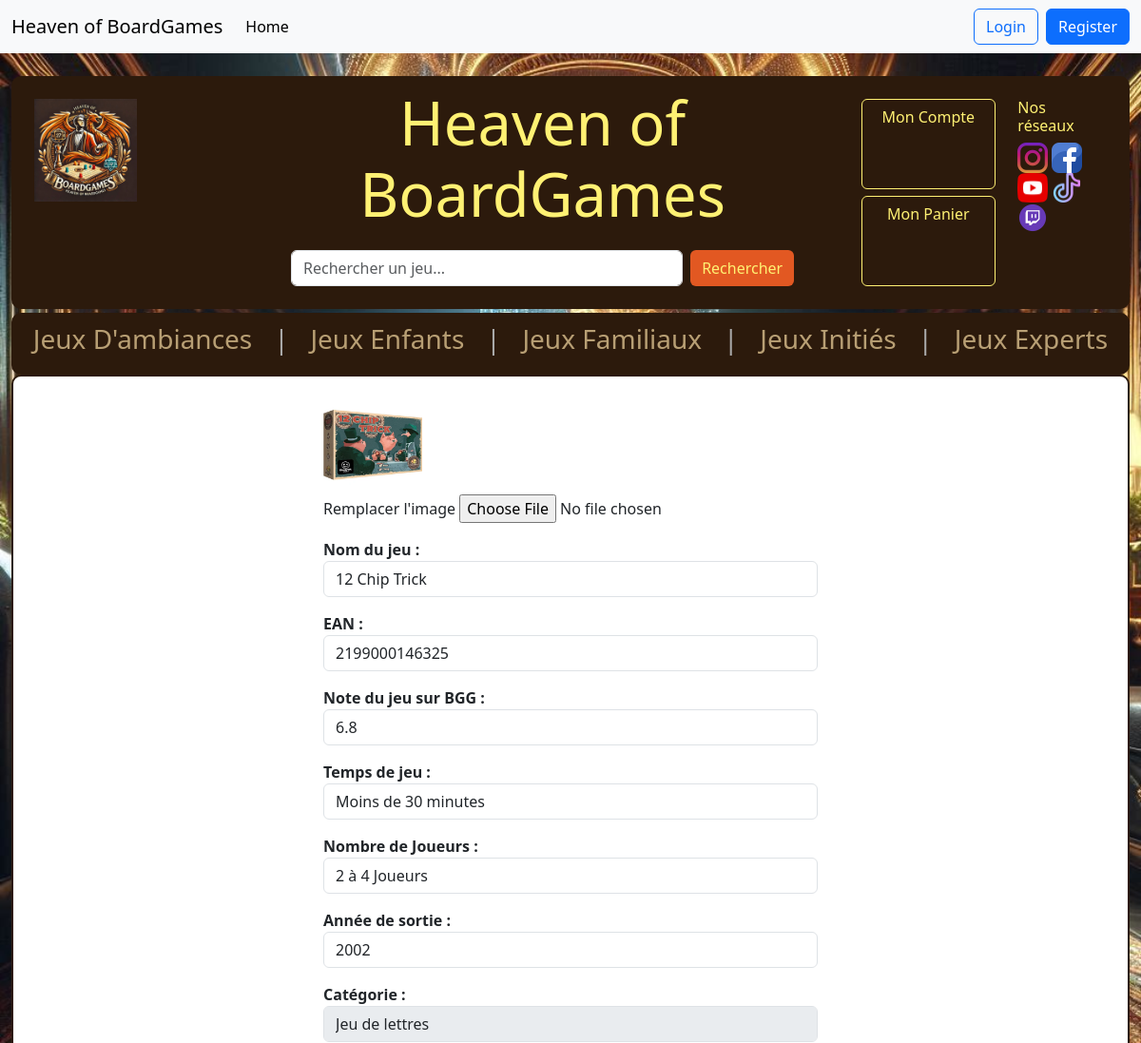
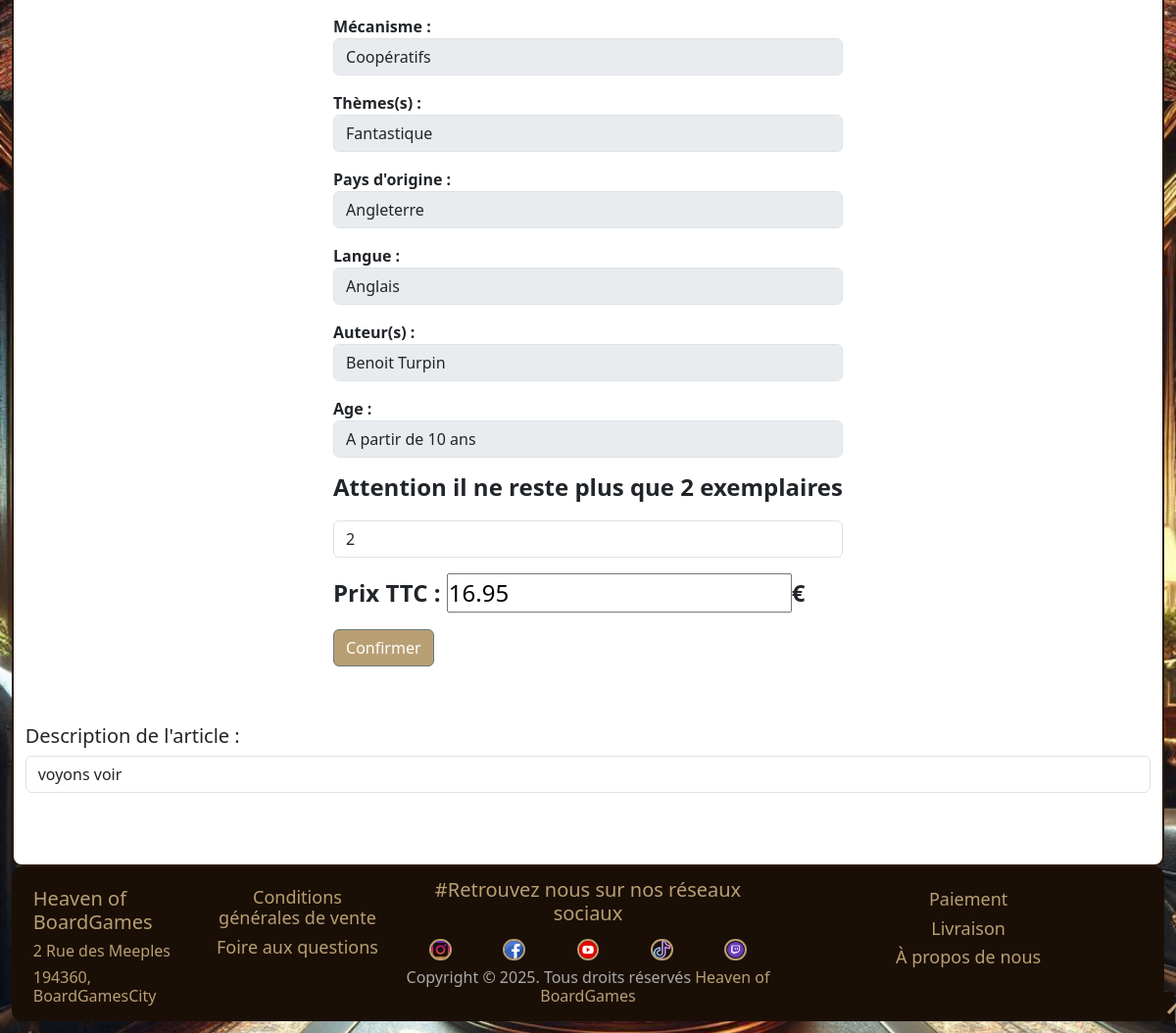
/edit.php?id=11, run on the app's committed database (2 pictures, top to bottom).
### tables this page shows
CREATE TABLE `jeu` (
  `jeu_id` int(11) NOT NULL,
  `jeu_nom` varchar(50) NOT NULL,
  `jeu_img` varchar(500) NOT NULL,
  `jeu_prix` decimal(15,2) NOT NULL,
  `jeu_EAN` varchar(50) NOT NULL,
  `jeu_dte_creation` int(4) NOT NULL,
  `jeu_nb_joueurs` varchar(50) NOT NULL,
  `jeu_description` varchar(2500) NOT NULL,
  `jeu_temps` varchar(50) NOT NULL,
  `jeu_qte_stc` int(11) NOT NULL,
  `jeu_note` decimal(2,1) DEFAULT NULL,
  `edit_id` int(11) NOT NULL,
  `pays_id` int(11) NOT NULL,
  `ctg_id` int(11) NOT NULL,
  `age_id` int(11) NOT NULL,
  `m_id` int(11) NOT NULL
);

CREATE TABLE `categories` (
  `ctg_id` int(11) NOT NULL,
  `ctg_nom` varchar(50) NOT NULL
);

CREATE TABLE `mecanisme` (
  `m_id` int(11) NOT NULL,
  `m_nom` varchar(50) NOT NULL
);

CREATE TABLE `pays` (
  `pays_id` int(11) NOT NULL,
  `pays_nom` varchar(50) NOT NULL
);

CREATE TABLE `langues` (
  `l_id` int(11) NOT NULL,
  `l_nom` varchar(50) NOT NULL
);

CREATE TABLE `auteurs` (
  `a_id` int(11) NOT NULL,
  `a_nom` varchar(50) NOT NULL
);

CREATE TABLE `age` (
  `age_id` int(11) NOT NULL,
  `age_nom` varchar(50) NOT NULL
);

### edit.php (the view, shortened to what this page needs)
<!DOCTYPE html>
<html lang="fr">
<head>
    <link href="https://cdn.jsdelivr.net/npm/bootstrap@5.3.3/dist/css/bootstrap.min.css" rel="stylesheet">
    <link rel="stylesheet" href="style/style.css">
</head>
<body>
    <?php include './includes/header.php' ?>
    <main>
        <?php
        if (isset($_GET['id']) && !empty($_GET['id'])) {
            $id = $_GET['id'];
            $sql = "SELECT j.jeu_id,
        j.jeu_nom AS Nom,
        j.jeu_img AS Photo,
        j.jeu_prix,
        j.jeu_nb_joueurs,
        jeu_description AS Description,
        j.jeu_EAN AS EAN,
        j.jeu_dte_creation,
        j.jeu_temps,
        j.jeu_qte_stc,
        j.jeu_note,
        p.pays_nom AS Pays,
        c.ctg_nom AS Categorie,
        ag.age_nom AS Age,
        m.m_nom AS Mecanisme,
        -- tdj_nom AS Theme,
        a_nom AS Auteur,
        l_nom AS Langue
        FROM Jeu j
        INNER JOIN Pays p ON j.pays_id = p.pays_id
        INNER JOIN Mecanisme m ON j.m_id = m.m_id
        INNER JOIN Categories c ON j.ctg_id = c.ctg_id
        INNER JOIN Age ag ON j.age_id = ag.age_id
        -- INNER JOIN jeu_theme jt ON j.jeu_id = jt.jeu_id
        -- INNER JOIN theme_de_jeu tdj ON jt.tdj_id = tdj.tdj_id
        INNER JOIN jeu_auteurs ja ON j.jeu_id = ja.jeu_id
        INNER JOIN auteurs a ON ja.a_id = a.a_id
        INNER JOIN jeu_langues jl ON j.jeu_id = jl.jeu_id
        INNER JOIN langues l ON jl.l_id = l.l_id
        WHERE j.jeu_id LIKE $id";
            $themes = $pdo->query("SELECT  tdj_nom FROM jeu_theme jt
        INNER JOIN theme_de_jeu tj  ON jt.tdj_id = tj.tdj_id
        WHERE jeu_id LIKE $id")->fetchAll(PDO::FETCH_ASSOC);
            $jeux = $pdo->query($sql)->fetchAll(PDO::FETCH_ASSOC);
            $tm = "";
            foreach ($themes as $theme) {
                foreach ($theme as $th) {
                    $tm .= $th . " ";
                }
            };
        }
        ?>
        <article id="mArticleLeft">
            <div class="row">
                <?php foreach ($jeux as $jeu):
                    if ($jeu['jeu_qte_stc'] > 10) {
                        $stockMessage = "Produit en stock";
                    } elseif ($jeu['jeu_qte_stc'] < 11 && $jeu['jeu_qte_stc'] > 0) {
                        $stockMessage = "Attention il ne reste plus que " . $jeu['jeu_qte_stc'] . " exemplaires";
                    } else {
                        $stockMessage = "Produit en rupture de stock";
                    } ?>
                    <section id="gameSelect">
                        <form method="post" class="form-group" enctype="multipart/form-data">
                        <img id="imageGame" src="<?= htmlentities($jeu['Photo']) ?>" class="">
                        <div class="mb-3">
                            <label for="file" class="">Remplacer l'image</label>
                            <input type="file" id="file" name="file">
                        </div>
                        <article id="characteristics">
                            <div>
                                <p class="card-text"><strong>Nom du jeu : </strong><input name="gameName" type="text" class="form-control" value="<?= htmlentities($jeu['Nom']) ?>">
                                <p class="card-text"><strong>EAN : </strong><input name="gameEAN" type="text" class="form-control" value="<?= htmlentities($jeu['EAN']) ?>"></p>
                                <p class="card-text"><strong>Note du jeu sur BGG : </strong><input type="text" name="gameRate" class="form-control" value="<?= htmlentities($jeu['jeu_note']) ?>"></p>
                                <p class="card-text"><strong>Temps de jeu :</strong><input type="text" name="gameTime" class="form-control" value="<?= htmlentities($jeu['jeu_temps']) ?>"></p>
                                <p class="card-text"><strong>Nombre de Joueurs :</strong><input type="text" name="gameNbPlayer" class="form-control" value="<?= htmlentities($jeu['jeu_nb_joueurs']) ?>"></p>
                                <p class="card-text"><strong>Année de sortie :</strong><input type="text" name="gameDateRelease" class="form-control" value="<?= htmlentities($jeu['jeu_dte_creation']) ?>"></p>
                                <p class="card-text"><strong>Catégorie : </strong><input name="gameCategory" type="text" class="form-control" value="<?= htmlentities($jeu['Categorie']) ?>" disabled></p>
                                <p class="card-text"><strong>Mécanisme : </strong><input name="gameMechanism" type="text" class="form-control" value="<?= htmlentities($jeu['Mecanisme']) ?>" disabled></p>
                                <p class="card-text"><strong>Thèmes(s) : </strong><input name="gameThemes" type="text" class="form-control" value="<?= htmlentities($tm) ?>" disabled></p>
                                <p class="card-text"><strong>Pays d'origine : </strong><input type="text" name="gameCountryO" class="form-control" value="<?= htmlentities($jeu['Pays']) ?>" disabled></p>
                                <p class="card-text"><strong>Langue : </strong><input type="text" name="gameLanguage" class="form-control" value="<?= htmlentities($jeu['Langue']) ?>" disabled></p>
                                <p class="card-text"><strong>Auteur(s) : </strong><input type="text" name="gameAuthors" class="form-control" value="<?= htmlentities($jeu['Auteur']) ?>" disabled></p>
                                <p class="card-text"><strong>Age : </strong><input type="text" name="gameAgeRequire" class="form-control" value="<?= htmlentities($jeu['Age']) ?>" disabled></p>
                            </div>
                        </article>
                        <article id="basket">
                            <p class="card-text" id="stockMessage"><?= htmlentities($stockMessage) ?></p>
                            <p class="card-text"></strong><input name="gameStock" type="text" class="form-control" value="<?= htmlentities($jeu['jeu_qte_stc']) ?>"></p>
                            <p class="card-text" id="price" name=""><strong>Prix TTC : </strong><input type="text" name="gamePrice" value="<?= $jeu['jeu_prix'] ?>">€</p>
                            <button type="submit" class="btn btn-secondary">Confirmer</button>
                        </article>
                    </section>
                <?php endforeach ?>
            </div>
        </article>
        <div id="descGame">
            <h5>Description de l'article : </h5>
            <p class="card-text"><input type="text" name="gameDesc" class="form-control" value="<?= htmlentities($jeu['Description']) ?>"></p>
        </div>
    </main>
    <?php include './includes/footer.php' ?>
</body>
</html>

### style/style.css (style rules this page uses)
* { margin: 0px; padding: 0px; }
body { background-image: url("../images/un fond dintrécran classe et luxueux pour un site web sur les jeux de sociétés.png"); background-size: 100%; }
main { border: #2c1a0c 2px solid; background-color: #FFF; border-radius: 10px; margin-right: 1%; margin-left: 1%; padding-bottom: 50px; }
#price, #stockMessage { font-weight: bold; }
#basket { margin-top: 12px; font-size: x-large; }
#gameSelect { display: flex; flex-direction: row; justify-content: space-evenly; background-color: #fff; margin-top: 20px; margin-left: 1%; }
#imageGame { width: 20%; object-fit: contain; }
#descGame { margin-left: 1%; margin-top: 5%; margin-right: 1%; padding-bottom: 2%; }
.card-text { object-fit: contain; }
#mArticleLeft { width: 98%; }
.btn-secondary { background-color: #b89f74; }

### data on the page
jeu: jeu_img (picture), gameName "12 Chip Trick", gameEAN "2199000146325", gameRate "6.8", gameTime "Moins de 30 minutes", gameNbPlayer "2 à 4 Joueurs", gameDateRelease "2002", gameCategory "Jeu de lettres", gameMechanism "Coopératifs", gameCountryO "Angleterre", gameLanguage "Anglais", gameAuthors "Benoit Turpin", gameAgeRequire "A partir de 10 ans", jeu_qte_stc "Attention il ne reste plus que 2 exemplaires", gameStock "2", gamePrice "16.95", gameDesc "voyons voir"
